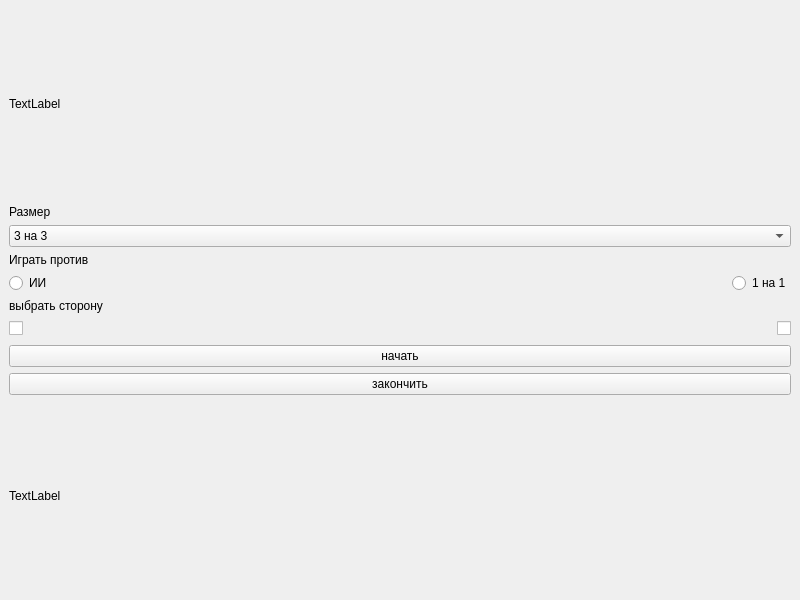
<?xml version="1.0" encoding="UTF-8"?>
<ui version="4.0">
 <class>MainWindow</class>
 <widget class="QMainWindow" name="MainWindow">
  <property name="geometry">
   <rect>
    <x>0</x>
    <y>0</y>
    <width>800</width>
    <height>600</height>
   </rect>
  </property>
  <property name="windowTitle">
   <string>MainWindow</string>
  </property>
  <widget class="QWidget" name="centralwidget">
   <layout class="QVBoxLayout" name="verticalLayout_2">
    <item>
     <widget class="QLabel" name="label_4">
      <property name="enabled">
       <bool>true</bool>
      </property>
      <property name="text">
       <string>TextLabel</string>
      </property>
     </widget>
    </item>
    <item>
     <layout class="QVBoxLayout" name="verticalLayout" stretch="0,0,0,0,0,0,0,0">
      <property name="sizeConstraint">
       <enum>QLayout::SetDefaultConstraint</enum>
      </property>
      <item>
       <layout class="QHBoxLayout" name="horizontalLayout_3">
        <item>
         <widget class="QLabel" name="label_2">
          <property name="text">
           <string>Размер</string>
          </property>
         </widget>
        </item>
       </layout>
      </item>
      <item>
       <layout class="QHBoxLayout" name="horizontalLayout_4">
        <item>
         <widget class="QComboBox" name="comboBox_2">
          <item>
           <property name="text">
            <string>3 на 3</string>
           </property>
          </item>
          <item>
           <property name="text">
            <string>4 на 4</string>
           </property>
          </item>
          <item>
           <property name="text">
            <string>5 на 5</string>
           </property>
          </item>
          <item>
           <property name="text">
            <string>6 на 6</string>
           </property>
          </item>
          <item>
           <property name="text">
            <string>7 на 7</string>
           </property>
          </item>
         </widget>
        </item>
       </layout>
      </item>
      <item>
       <layout class="QHBoxLayout" name="horizontalLayout_5">
        <item>
         <widget class="QLabel" name="label">
          <property name="text">
           <string>&lt;html&gt;&lt;head/&gt;&lt;body&gt;&lt;p&gt;Играть против&lt;/p&gt;&lt;/body&gt;&lt;/html&gt;</string>
          </property>
         </widget>
        </item>
       </layout>
      </item>
      <item>
       <layout class="QHBoxLayout" name="horizontalLayout">
        <item>
         <widget class="QRadioButton" name="radioButton">
          <property name="text">
           <string>ИИ</string>
          </property>
          <property name="checked">
           <bool>false</bool>
          </property>
         </widget>
        </item>
        <item>
         <spacer name="horizontalSpacer_3">
          <property name="orientation">
           <enum>Qt::Horizontal</enum>
          </property>
          <property name="sizeHint" stdset="0">
           <size>
            <width>40</width>
            <height>20</height>
           </size>
          </property>
         </spacer>
        </item>
        <item>
         <widget class="QRadioButton" name="radioButton_2">
          <property name="text">
           <string>1 на 1</string>
          </property>
         </widget>
        </item>
       </layout>
      </item>
      <item>
       <layout class="QHBoxLayout" name="horizontalLayout_7">
        <item>
         <widget class="QLabel" name="label_3">
          <property name="text">
           <string>выбрать сторону</string>
          </property>
         </widget>
        </item>
       </layout>
      </item>
      <item>
       <layout class="QHBoxLayout" name="horizontalLayout_2">
        <item>
         <widget class="QCheckBox" name="checkBox_2">
          <property name="text">
           <string/>
          </property>
         </widget>
        </item>
        <item>
         <spacer name="horizontalSpacer_11">
          <property name="orientation">
           <enum>Qt::Horizontal</enum>
          </property>
          <property name="sizeHint" stdset="0">
           <size>
            <width>40</width>
            <height>20</height>
           </size>
          </property>
         </spacer>
        </item>
        <item>
         <widget class="QCheckBox" name="checkBox">
          <property name="text">
           <string/>
          </property>
         </widget>
        </item>
       </layout>
      </item>
      <item>
       <widget class="QPushButton" name="pushButton">
        <property name="text">
         <string>начать</string>
        </property>
       </widget>
      </item>
      <item>
       <widget class="QPushButton" name="pushButton_2">
        <property name="text">
         <string>закончить</string>
        </property>
       </widget>
      </item>
     </layout>
    </item>
    <item>
     <widget class="QLabel" name="winner">
      <property name="text">
       <string>TextLabel</string>
      </property>
     </widget>
    </item>
   </layout>
  </widget>
 </widget>
 <resources/>
 <connections/>
</ui>
